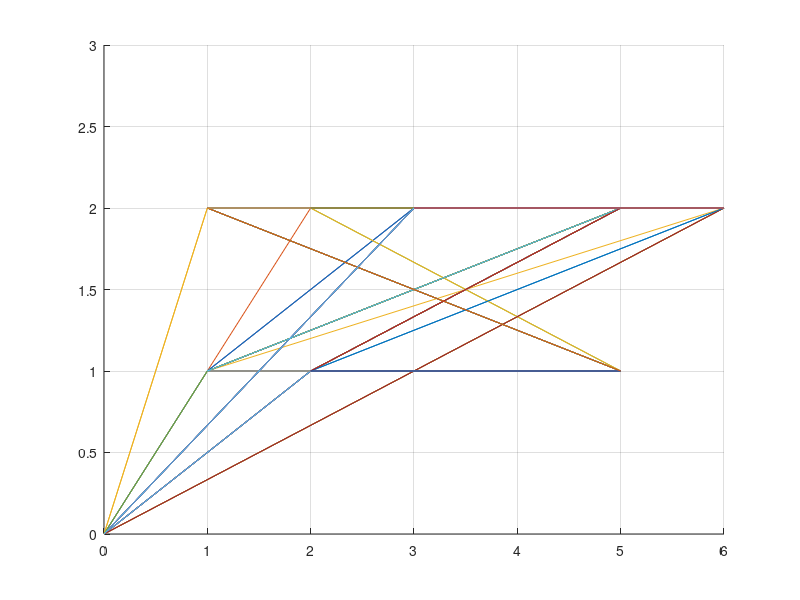

Write the MATLAB code that produced this figure.
%% Test of route generation for genetic algorithm
%% FE 2020

%% Mostly manually set start and end positions with random target groups for each seedling
n = 4;
vertices = 2*n+1;
startEnd = [0 0];
seedlings = [1 1 randi([1 2],1),
    1 2 randi([1 2],1),
    2 1 randi([1 2],1),
    2 2 randi([1 2],1)];
target1 = [3 2,
    3 1,
    4 2,
    4 1];

target2 = [5 2,
    5 1,
    6 2,
    6 1];

%% IterCount and "best" Solution so far
currentRecord = 999999;
maxIter = 10;
iterCount = 0;
while iterCount < maxIter
    %% Generate population an route vector depending on population
    population = randperm(n,n);
    routeMatrix = zeros(vertices+1, 2);
    posCount = 2;
    targetCount1 = 1;
    targetCount2 = 1;
    for i = 1:length(population)
        routeMatrix(posCount,:) = seedlings(population(i),1:2);
        if seedlings(population(i),3) == 1
            routeMatrix(posCount+1,:) = target1(targetCount1,:);
            targetCount1 = targetCount1 + 1;
        end
        if seedlings(population(i),3) == 2
            routeMatrix(posCount+1,:) = target2(targetCount2,:);
            targetCount2 = targetCount2 + 1;
        end
        posCount = posCount + 2;
    end
    %% Calculate Fitness
    %% Calculation of route length
    routeLength = 0;
    for i = 2:vertices
        verticeLength = abs(sqrt(routeMatrix(i,1)^2+routeMatrix(i,2)^2)...
            - sqrt(routeMatrix(i-1,1)^2+routeMatrix(i-1,2)^2));
        routeLength = routeLength + verticeLength;
    end
    
    %% Plot route
    figure(1);
    xlim([0 6]);
    ylim([0 3]);
    grid on;
    for i = 1:vertices
        hold on
        plot(routeMatrix([i, i+1],1), routeMatrix([i, i+1],2))
        hold off
    end
    
    %% Increment iter
    iterCount = iterCount+1;
end
